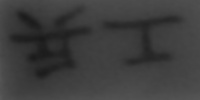
#> input picture Project4/opencv_test/ex_red_3.jpg, 200 x 100 px
$ python Watershed.py
#> lines starting #> are read from the running program, lines starting #| are printed output that depends on the picture
import numpy as np
import cv2 as cv
import matplotlib.pyplot as plt

#1.读入图片
img = cv.imread('ex_red_3.jpg')
#> img is the input picture: shape (100, 200, 3); min 26, max 88, mean 61
gray_img = img

#2.canny边缘检测
canny = cv.Canny(gray_img,80,150)
#> canny: shape (100, 200); every value is 0

#3.轮廓检测并设置标记图像
#寻找图像轮廓 返回修改后的图像 图像的轮廓  以及它们的层次
contours,hierarchy = cv.findContours(canny,cv.RETR_TREE,cv.CHAIN_APPROX_SIMPLE)
#> contours = []
#32位有符号整数类型，
marks = np.zeros(img.shape[:2],np.int32)
#findContours检测到的轮廓
imageContours = np.zeros(img.shape[:2],np.uint8)

#轮廓颜色
compCount = 0
index = 0
#绘制每一个轮廓
for index in range(len(contours)):
    #对marks进行标记，对不同区域的轮廓使用不同的亮度绘制，相当于设置注水点，有多少个轮廓，就有多少个轮廓
    #图像上不同线条的灰度值是不同的，底部略暗，越往上灰度越高
    marks = cv.drawContours(marks,contours,index,(index,index,index),1,8,hierarchy)
    #绘制轮廓，亮度一样
    imageContours = cv.drawContours(imageContours,contours,index,(255,255,255),1,8,hierarchy)
#> this loop made 0 passes
#> marks: shape (100, 200) int32; every value is 0


#4 使用分水岭算法，并给不同的区域随机填色
marks = cv.watershed(img,marks)
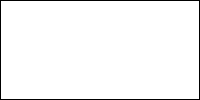
#> marks: shape (100, 200) int32; values -1 (black) and 0 (white), 97% white; black in thin lines or dots
afterWatershed = cv.convertScaleAbs(marks)
#> afterWatershed: shape (100, 200); values 0 (black) and 1 (white), 3% white in thin lines or dots

#生成随机颜色
colorTab = np.zeros((np.max(marks)+1,3))
#> colorTab = [[0, 0, 0]]
#生成0~255之间的随机数
for i in range(len(colorTab)):
    aa = np.random.uniform(0,255)
    bb = np.random.uniform(0,255)
    cc = np.random.uniform(0,255)
    colorTab[i] = np.array([aa,bb,cc],np.uint8)
#> after the loop, colorTab = [[139, 182, 153]]

bgrImage = np.zeros(img.shape,np.uint8)

#遍历marks每一个元素值，对每一个区域进行颜色填充
for i in range(marks.shape[0]):
    for j in range(marks.shape[1]):
        #index值一样的像素表示在一个区域
        index = marks[i][j]
        #判断是不是区域与区域之间的分界,如果是边界(-1)，则使用白色显示
        if index == -1:
            bgrImage[i][j] = np.array([255,255,255])
        else:
            bgrImage[i][j]  = colorTab[index]
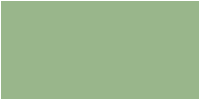
#> bgrImage: shape (100, 200, 3); mean of channels 0, 1, 2 142.5, 184.2, 156; drawn as B, G, R
# 5 图像显示
plt.imshow(bgrImage[:,:,::-1])
plt.title('图像分割结果')
plt.xticks([]), plt.yticks([])
plt.show()
